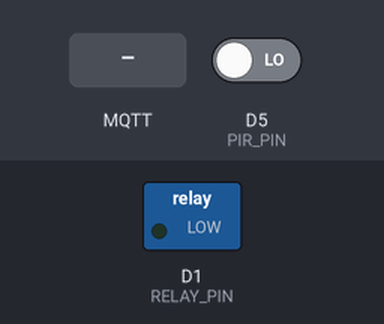
The sketch below on a simulated ESP8266 (NodeMCU). On the bench: switched loads named in the sketch (green lamp = pin HIGH). The inputs (shaded band) are chosen by the test bench; at power-on: D5 (PIR_PIN) LOW. WiFi joins after 1.5 s; servers stay silent unless stated; EEPROM starts erased; no MQTT or app messages arrive unless stated; what the sketch prints to the serial monitor is not drawn.

Above: at 2.7 s.
2.8 s: MQTT message "ON" arrives on the first subscribed topic
At 4.2 s:
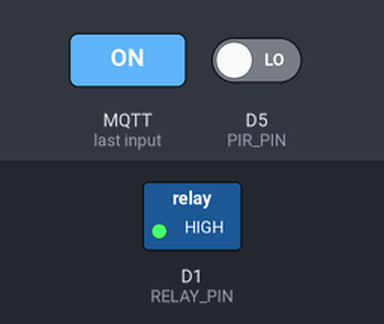
8.0 s: D5 (PIR_PIN) driven HIGH
At 11.0 s:
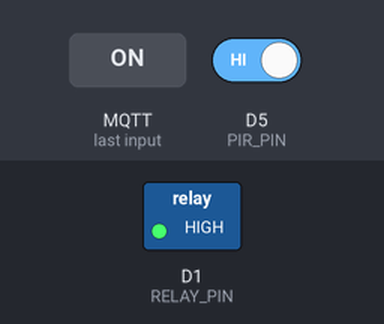
11.5 s: D5 (PIR_PIN) driven LOW
At 16.0 s:
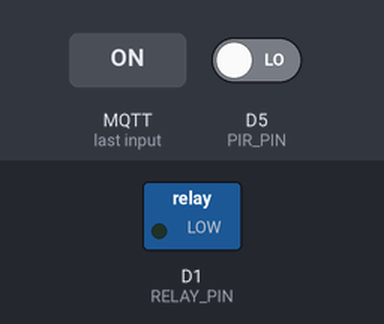
Timing chart, 0 to 17.5 s (numbered marks = the images above; inputs shaded):
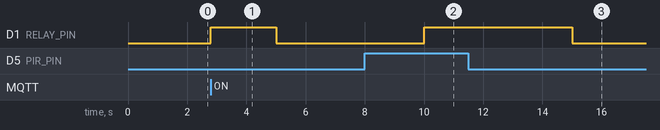

Measured:
- after the input at 2.8 s, D1 (RELAY_PIN): LOW → HIGH at once, → LOW 2.2 s later
- after the input at 8.0 s, D1 (RELAY_PIN): LOW → HIGH after 2.0 s
- after the input at 11.5 s, D1 (RELAY_PIN): HIGH → LOW after 3.5 s

The sketch:

mqtt-pir_light_work.ino
```cpp
#include <ArduinoJson.h>
#include <ESP8266WiFi.h>
#include <PubSubClient.h>
#include <EEPROM.h>

// Wi-Fi and MQTT Broker Settings
const char* ssid = "Airtel_medi_0191";
const char* password = "air86395";
// const char* ssid = "KRISHNAJI";
// const char* password = "9949210191";

const char* deviceStatus = "/deviceConnectionStatus";
const char* reqDeviceStatus = "/reqConnectionStatus";
const char* controlDevice = "/control";
const char* status = "/status";
const char* updateAutoManualStatus = "/updateAutoManualStatus";
const char* controlAutoManualStatus = "/controlAutoManualStatus";
const char* updateSettings = "/updateSettings";
const char* updateTimeStatusToClient = "/updateTimeStatusToClient";

bool isAuto = true;


const char* onlineStatus = "online";
const char* offlineStatus = "offline";

unsigned long timerStart = 0;
bool timerRunning = false;
unsigned long timerDuration = 2 * 60 * 1000;


const char* mqtt_server = "192.168.1.19";  // e.g., "192.168.1.100"
// const char* mqtt_user = "username"; // Optional
// const char* mqtt_password = "password"; // Optional
const char* device_id = "node1";  // Unique ID for each NodeMCU

// Pin Definitions
#define RELAY_PIN D1  // Relay pin for light
#define PIR_PIN D5    // PIR sensor pin

WiFiClient espClient;
PubSubClient client(espClient);
unsigned long lastMsg = 0;

void setup() {
  Serial.begin(115200);
  EEPROM.begin(512);  // size in bytes
  pinMode(RELAY_PIN, OUTPUT);
  pinMode(PIR_PIN, INPUT);
  digitalWrite(RELAY_PIN, LOW);  // Light off initially

  // Connect to Wi-Fi
  setup_wifi();

  // Set MQTT server and callback
  client.setServer(mqtt_server, 1883);
  client.setCallback(callback);
}

void setup_wifi() {
  delay(10);
  Serial.println("Connecting to WiFi...");
  WiFi.begin(ssid, password);
  while (WiFi.status() != WL_CONNECTED) {
    delay(500);
    Serial.print(".");
  }
  Serial.println("WiFi connected");
}

void callback(char* topic, byte* payload, unsigned int length) {
  String message;
  for (int i = 0; i < length; i++) {
    message += (char)payload[i];
  }
  Serial.print("Message arrived [");
  Serial.print(topic);
  Serial.print("] ");
  Serial.println(message);

  // Control relay based on topic and message
  String controlTopic = String(device_id) + controlDevice;
  if (String(topic) == controlTopic) {
    if (message == "ON") {
      digitalWrite(RELAY_PIN, HIGH);
      client.publish((String(device_id) + status).c_str(), "ON", true);
    } else if (message == "OFF") {
      digitalWrite(RELAY_PIN, LOW);
      client.publish((String(device_id) + status).c_str(), "OFF", true);
    }
  }

  String controlTopicDeviceStatus = String(device_id) + reqDeviceStatus;
  if (String(topic) == controlTopicDeviceStatus) {
    String deviceStatusTopic = String(device_id) + deviceStatus;
    client.publish(deviceStatusTopic.c_str(), onlineStatus, true);
  }


  String controlTopicAutoManualStatus = String(device_id) + controlAutoManualStatus;
  if (String(topic) == controlTopicAutoManualStatus) {
    if (message == "AUTO") {
      isAuto = true;
      /// Disable Error
      stopTimer();
    } else {
      isAuto = false;
      startOrResetTimer();  /// Start timer
    }
    updateAutoManualStatusToClient();
  }

  /// Update Settings
  String controlSettings = String(device_id) + updateSettings;
  if (String(topic) == controlSettings) {

    // Allocate JSON document
    StaticJsonDocument<200> doc;

    // Parse JSON
    DeserializationError error = deserializeJson(doc, message);
    if (error) {
      Serial.print("JSON parsing failed: ");
      Serial.println(error.c_str());
      return;
    }

    // Extract values
    int time = doc["time"];  // 1200
    timerDuration = time;

    /// Stroign the value
    EEPROM.put(0, timerDuration);
    EEPROM.commit();
    Serial.print("Time arrived " + time);

    // String deviceStatusTopic = String(device_id) + deviceStatus;
    // client.publish(deviceStatusTopic.c_str(), onlineStatus, true);
  }
}

void reconnect() {
  while (!client.connected()) {
    Serial.print("Attempting MQTT connection...");
    String willTopic = String(device_id) + deviceStatus;
    if (client.connect(device_id, NULL, NULL, willTopic.c_str(), 0, true, offlineStatus)) {
      Serial.println("connected");

      String deviceStatusTopic = String(device_id) + deviceStatus;
      client.publish(deviceStatusTopic.c_str(), onlineStatus, true);

      /// Updating the time status to client
      int readValue = -1;
      EEPROM.get(0, readValue);
      if (readValue != -1) {
        String updateTimeStatusTopic = String(device_id) + updateTimeStatusToClient;
        client.publish(updateTimeStatusTopic.c_str(), String(readValue).c_str(), true);
      }

      // Subscribe to control topic
      client.subscribe((String(device_id) + controlDevice).c_str());
      client.subscribe((String(device_id) + reqDeviceStatus).c_str());
      client.subscribe((String(device_id) + controlAutoManualStatus).c_str());
      client.subscribe((String(device_id) + updateSettings).c_str());

    } else {
      Serial.print("failed, rc=");
      Serial.print(client.state());
      Serial.println(" try again in 5 seconds");
      delay(5000);
    }
  }
}

void loop() {
  checkTimer();
  if (!client.connected()) {
    reconnect();
  }
  client.loop();

  // Publish PIR sensor data every 5 seconds
  unsigned long now = millis();

  if (isAuto && now - lastMsg > 5000) {
    Serial.println("is Auto : " + isAuto ? "true" : "false");
    lastMsg = now;
    int pirState = digitalRead(PIR_PIN);

    if (pirState) {
      digitalWrite(RELAY_PIN, HIGH);
      client.publish((String(device_id) + status).c_str(), "ON", true);
    } else {
      digitalWrite(RELAY_PIN, LOW);
      client.publish((String(device_id) + status).c_str(), "OFF", true);
    }

    Serial.println("PIR Motion: " + pirState ? "Detected" : "No motions");
  }
}

void startOrResetTimer() {
  timerStart = millis();
  timerRunning = true;
  Serial.println("Timer started/reset.");
}

void checkTimer() {
  if (timerRunning && millis() - timerStart >= timerDuration) {
    timerRunning = false;
    isAuto = true;
    updateAutoManualStatusToClient();
    Serial.println("20 minutes passed!");
    // Add your action here, e.g., turn off a relay
  }
}

void stopTimer() {
  isAuto = true;
  updateAutoManualStatusToClient();
  timerRunning = false;
  Serial.println("Timer stopped.");
}

void updateAutoManualStatusToClient() {
  String updateAutoManualStatusTopic = String(device_id) + updateAutoManualStatus;
  client.publish(updateAutoManualStatusTopic.c_str(), isAuto ? "AUTO" : "MANUAL", true);
}
```
